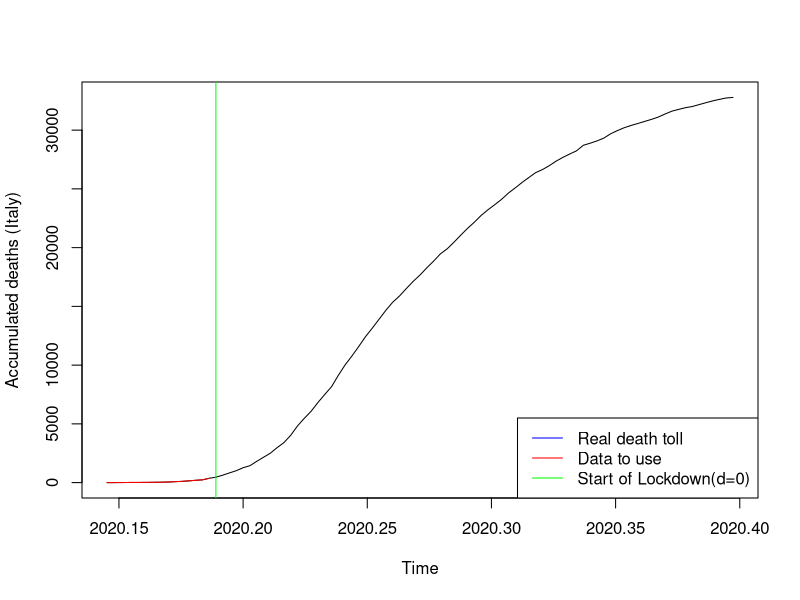
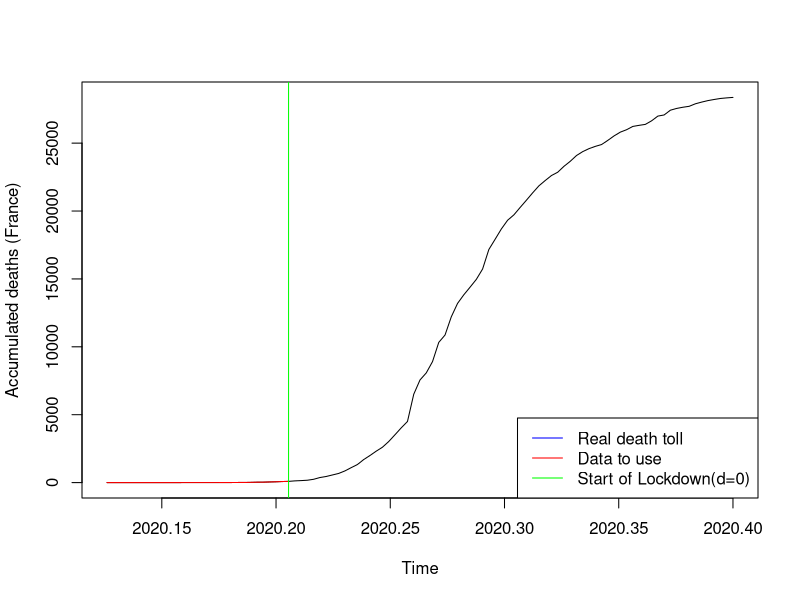
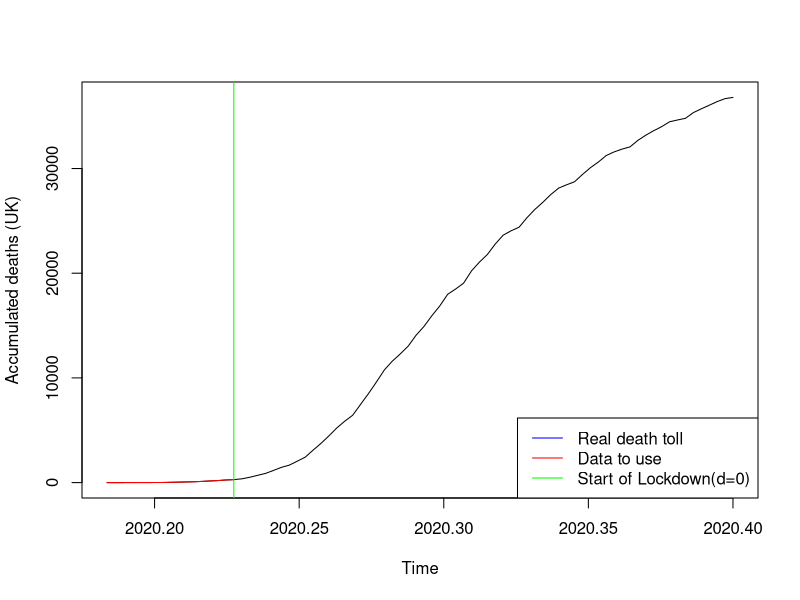
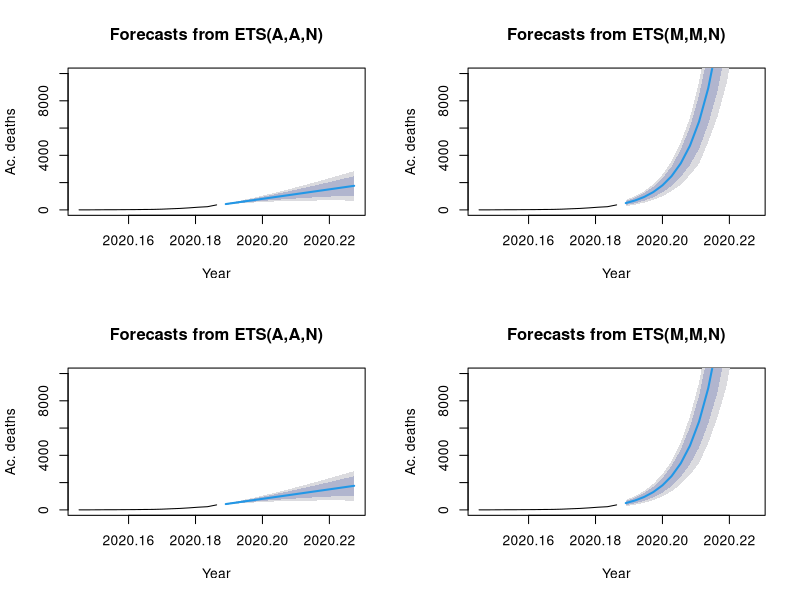
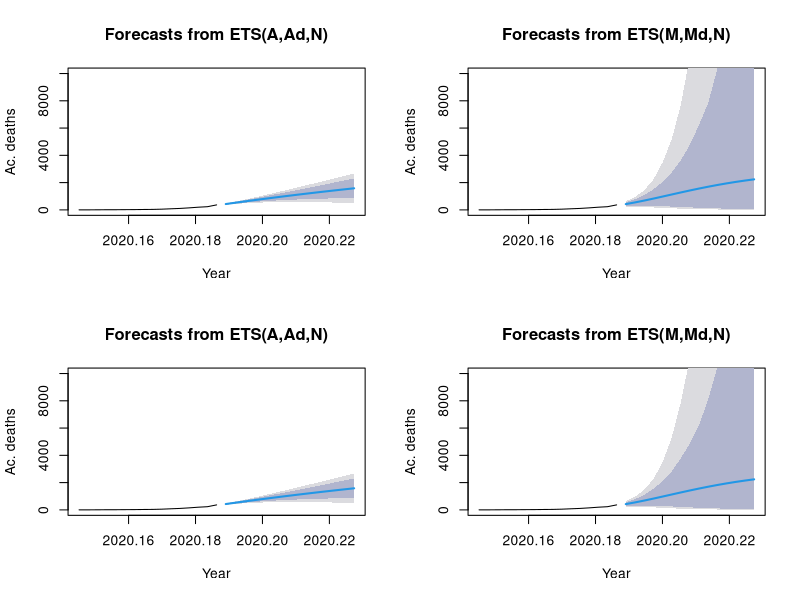
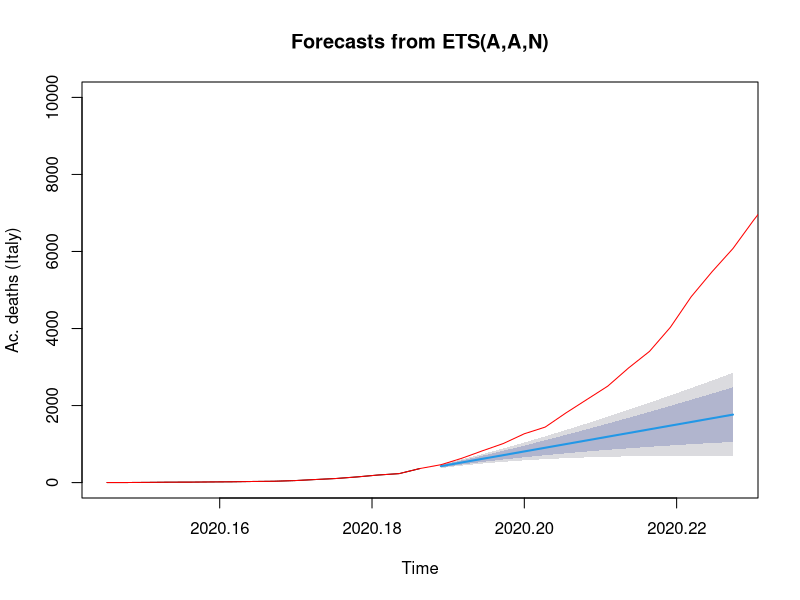
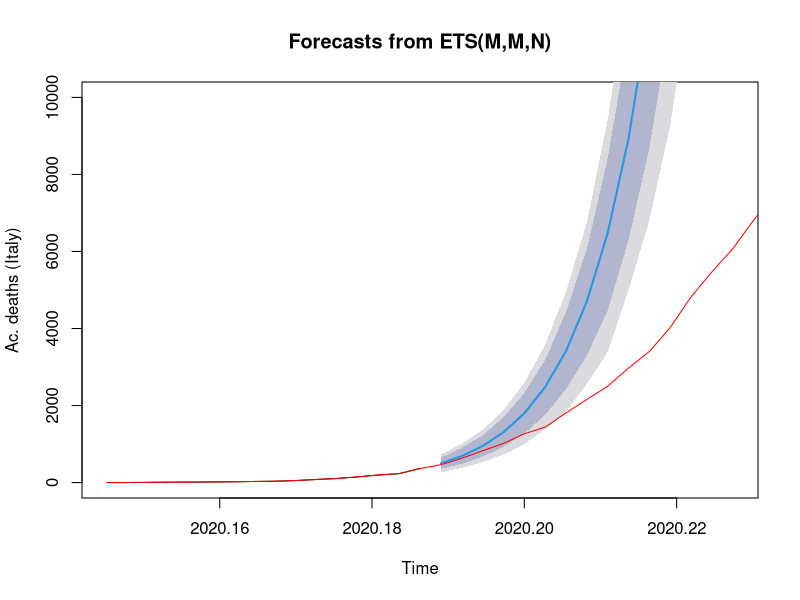
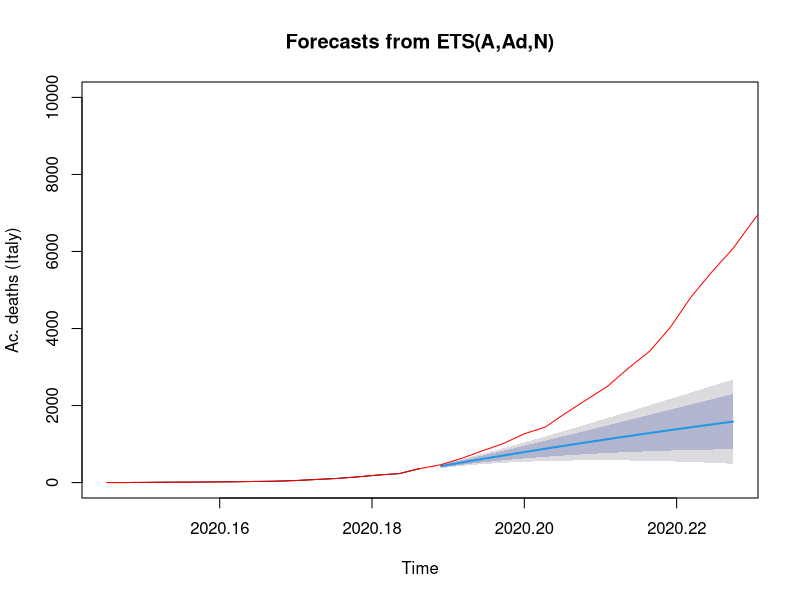

Reproduce these figures in R, in order. (Note: this script raises an error after producing the figures.)
## ---- chunk 1
echo=FALSE
covid_data <- read.csv("COVID_data_v3.csv", header=TRUE, sep=",")
#ProjectData <- data.matrix(ProjectData) 
#ProjectData_INITIAL <- ProjectData

t0_IT=2020+53/365 #day of first casualty
P=15 #predicted days
cIT2_0 <- ts((covid_data$Cdeaths_IT[54:69]),start=t0_IT, frequency=365) #t=0 @ day69. +14d #before it was starting at 45
cIT3 <- ts((covid_data$Cdeaths_IT[54:146]),start=t0_IT, frequency=365)

plot(cIT3, xlab="Time", ylab="Accumulated deaths (Italy)")
lines(cIT2_0, col="red")
abline(v=2020+69/365, col="green")
legend("bottomright", legend=c("Real death toll","Data to use", "Start of Lockdown(d=0)"), col=c("blue", "red","green"), lty=1)



#French Data
t0_FR <- 2020+46/365
cFRA2_0 <- ts(covid_data$Cdeaths_FRA[46:75],start=t0_FR, frequency=365) #t=0 @ day75, March 15th #before it was starting at 45
cFRA3 <- ts(covid_data$Cdeaths_FRA[46:146],start=t0_FR, frequency=365)

plot(cFRA3, xlab="Time", ylab="Accumulated deaths (France)")
lines(cFRA2_0, col="red")
abline(v=2020+75/365, col="green")
legend("bottomright", legend=c("Real death toll","Data to use", "Start of Lockdown(d=0)"), col=c("blue", "red","green"), lty=1)


#UK Data

t0_UK=2020+67/365
cUK2_0 <- ts(covid_data$Cdeaths_UK[67:83],start=t0_UK, frequency=365) #t=0 @ day83. +0d
cUK3 <- ts(covid_data$Cdeaths_UK[67:146],start=t0_UK, frequency=365)

plot(cUK3, xlab="Time", ylab="Accumulated deaths (UK)")
lines(cUK2_0, col="red")
abline(v=2020+83/365, col="green")
legend("bottomright", legend=c("Real death toll","Data to use", "Start of Lockdown(d=0)"), col=c("blue", "red","green"), lty=1)


## ---- chunk 2
library(forecast)
#Italy
cIT2_0_AAN <- ets(cIT2_0, model="AAN", damped=FALSE)
cIT2_0_AAZ <- ets(cIT2_0, model="AAZ", damped=FALSE)
cIT2_0_MMN <- ets(cIT2_0, model="MMN", damped=FALSE)
cIT2_0_MMZ <- ets(cIT2_0, model="MMZ", damped=FALSE)

cIT2_0_AAND <- ets(cIT2_0, model="AAN", damped=TRUE)
cIT2_0_AAZD <- ets(cIT2_0, model="AAZ", damped=TRUE)
cIT2_0_MMND <- ets(cIT2_0, model="MMN", damped=TRUE)
cIT2_0_MMZD <- ets(cIT2_0, model="MMZ", damped=TRUE)


# Create their prediction "cones" for 360 months (30 years) into the future with quintile confidence intervals
cIT2_0_AAN_pred <- forecast(cIT2_0_AAN, h=P, level=c(0.8, 0.95))
cIT2_0_AAZ_pred <- forecast(cIT2_0_AAZ, h=P, level=c(0.8, 0.95))
cIT2_0_MMN_pred <- forecast(cIT2_0_MMN, h=P, level=c(0.8, 0.95))
cIT2_0_MMZ_pred <- forecast(cIT2_0_MMZ, h=P, level=c(0.8, 0.95))

cIT2_0_AAND_pred <- forecast(cIT2_0_AAND, h=P, level=c(0.8, 0.95))
cIT2_0_AAZD_pred <- forecast(cIT2_0_AAZD, h=P, level=c(0.8, 0.95))
cIT2_0_MMND_pred <- forecast(cIT2_0_MMND, h=P, level=c(0.8, 0.95))
cIT2_0_MMZD_pred <- forecast(cIT2_0_MMZD, h=P, level=c(0.8, 0.95))

cIT2_0_tbats <- tbats(cIT2_0)
cIT2_0_tbats_pred <-forecast(cIT2_0_tbats, h=30, level=c(0.8, 0.95))

cIT2_0_ARIMA <- auto.arima(cIT2_0,seasonal=FALSE)
cIT2_0_ARIMA_pred <- forecast(cIT2_0_ARIMA,P)

par(mfrow=c(2,2)) # This command sets the plot window to show 1 row of 4 plots
plot(cIT2_0_AAN_pred, xlab="Year", ylab="Ac. deaths", ylim=c(0,10000))
plot(cIT2_0_MMN_pred, xlab="Year", ylab="Ac. deaths", ylim=c(0,10000))
plot(cIT2_0_AAZ_pred, xlab="Year", ylab="Ac. deaths", ylim=c(0,10000))
plot(cIT2_0_MMZ_pred, xlab="Year", ylab="Ac. deaths", ylim=c(0,10000))

par(mfrow=c(2,2)) # This command sets the plot window to show 1 row of 4 plots
plot(cIT2_0_AAND_pred, xlab="Year", ylab="Ac. deaths", ylim=c(0,10000))
plot(cIT2_0_MMND_pred, xlab="Year", ylab="Ac. deaths", ylim=c(0,10000))
plot(cIT2_0_AAZD_pred, xlab="Year", ylab="Ac. deaths", ylim=c(0,10000))
plot(cIT2_0_MMZD_pred, xlab="Year", ylab="Ac. deaths", ylim=c(0,10000))

par(mfrow=c(1,1)) # This command sets the plot window to show 1 row of 1 plots
plot(cIT2_0_AAN_pred, xlab="Time", ylab="Ac. deaths (Italy)", ylim=c(0,10000))
lines(cIT3, col="red")

par(mfrow=c(1,1)) # This command sets the plot window to show 1 row of 1 plots
plot(cIT2_0_MMN_pred, xlab="Time", ylab="Ac. deaths (Italy)", ylim=c(0,10000))
lines(cIT3, col="red")

par(mfrow=c(1,1)) # This command sets the plot window to show 1 row of 1 plots
plot(cIT2_0_AAND_pred, xlab="Time", ylab="Ac. deaths (Italy)", ylim=c(0,10000))
lines(cIT3, col="red")

par(mfrow=c(1,1)) # This command sets the plot window to show 1 row of 1 plots
plot(cIT2_0_MMND_pred, xlab="Time", ylab="Ac. deaths (Italy)", ylim=c(0,10000))
lines(cIT3, col="red")

par(mfrow=c(1,1)) # This command sets the plot window to show 1 row of 1 plots
plot(cIT2_0_tbats_pred, xlab="Time", ylab="Ac. deaths (Italy)")
lines(cIT3, col="red")

par(mfrow=c(1,1)) # This command sets the plot window to show 1 row of 1 plots
plot(cIT2_0_ARIMA_pred, xlab="Time", ylab="Ac. deaths (Italy)")
lines(cIT3, col="red")


## ---- chunk 3

###
### Comparing models -- Time series Cross Validation (Rolling Horizon Holdout)
###

f_AANF  <- function(y, h) forecast(ets(y, model="AAN"), h = h)
errors_AANF <- tsCV(cIT2_0, f_AANF, h=1, window=15)

f_MMNF<- function(y, h) forecast(ets(y, model="MMN"), h = h)
errors_MMNF <- tsCV(cIT2_0, f_MMNF, h=1, window=15)

f_AAND  <- function(y, h) forecast(ets(y, model="AAN", damped=TRUE), h = h)
errors_AAND <- tsCV(cIT2_0, f_AAND, h=1, window=15)

f_MMND  <- function(y, h) forecast(ets(y, model="MMN", damped=TRUE), h = h)
errors_MMND <- tsCV(cIT2_0, f_MMND, h=1, window=15)

f_TBATS  <- function(y, h) forecast(tbats(y), h = h)
errors_TBATS <- tsCV(cIT2_0, f_TBATS, h=1, window=15)

f_ARIMA  <- function(y, h) forecast(auto.arima(y), h = h)
errors_ARIMA <- tsCV(cIT2_0, f_ARIMA, h=1, window=15)


#par(mfrow=c(1,1)) 
#plot(errors_AANF, ylab='tsCV errors')
#abline(0,0)
#lines(errors_MMNF, col="red")
#lines(errors_AAND, col="green")
#lines(errors_MMND, col="blue")
#lines(errors_TBATS, col="grey")
#lines(errors_ARIMA, col="orange")
#legend("left", legend=c("CV_error_AANF", "CV_error_MMNF","CV_error_AAND","CV_error_MMND", "CV_error_TBATS", "CV_error_ARIMA"), #col=c("black", "red", "green", "blue", "grey", "orange"), lty=1:4)

mean(abs(errors_AANF/cIT2_0), na.rm=TRUE)*100
mean(abs(errors_MMNF/cIT2_0), na.rm=TRUE)*100
mean(abs(errors_AAND/cIT2_0), na.rm=TRUE)*100
mean(abs(errors_MMND/cIT2_0), na.rm=TRUE)*100
mean(abs(errors_TBATS/cIT2_0), na.rm=TRUE)*100
mean(abs(errors_ARIMA/cIT2_0), na.rm=TRUE)*100

## ---- chunk 4
par(mfrow=c(1,1)) # This command sets the plot window to show 1 row of 1 plots
plot(cIT2_0_MMN_pred, xlab="Time", ylab="Ac. deaths (Italy)", ylim=c(0,10000))
lines(cIT3, col="red")
## ---- chunk 5
library(forecast)
#Italy
cFRA2_0_AAN <- ets(cFRA2_0, model="AAN", damped=FALSE)
cFRA2_0_AAZ <- ets(cFRA2_0, model="AAZ", damped=FALSE)
cFRA2_0_MMN <- ets(cFRA2_0, model="MMN", damped=FALSE)
cFRA2_0_MMZ <- ets(cFRA2_0, model="MMZ", damped=FALSE)

cFRA2_0_AAND <- ets(cFRA2_0, model="AAN", damped=TRUE)
cFRA2_0_AAZD <- ets(cFRA2_0, model="AAZ", damped=TRUE)
cFRA2_0_MMND <- ets(cFRA2_0, model="MMN", damped=TRUE)
cFRA2_0_MMZD <- ets(cFRA2_0, model="MMZ", damped=TRUE)


# Create their prediction "cones" for 360 months (30 years) into the future with quintile confidence intervals
cFRA2_0_AAN_pred <- forecast(cFRA2_0_AAN, h=P, level=c(0.8, 0.95))
cFRA2_0_AAZ_pred <- forecast(cFRA2_0_AAZ, h=P, level=c(0.8, 0.95))
cFRA2_0_MMN_pred <- forecast(cFRA2_0_MMN, h=P, level=c(0.8, 0.95))
cFRA2_0_MMZ_pred <- forecast(cFRA2_0_MMZ, h=P, level=c(0.8, 0.95))

cFRA2_0_AAND_pred <- forecast(cFRA2_0_AAND, h=P, level=c(0.8, 0.95))
cFRA2_0_AAZD_pred <- forecast(cFRA2_0_AAZD, h=P, level=c(0.8, 0.95))
cFRA2_0_MMND_pred <- forecast(cFRA2_0_MMND, h=P, level=c(0.8, 0.95))
cFRA2_0_MMZD_pred <- forecast(cFRA2_0_MMZD, h=P, level=c(0.8, 0.95))

cFRA2_0_tbats <- tbats(cFRA2_0)
cFRA2_0_tbats_pred <-forecast(cFRA2_0_tbats, h=30, level=c(0.8, 0.95))

cFRA2_0_ARIMA <- auto.arima(cFRA2_0,seasonal=FALSE)
cFRA2_0_ARIMA_pred <- forecast(cFRA2_0_ARIMA,P)


par(mfrow=c(1,1)) # This command sets the plot window to show 1 row of 1 plots
plot(cFRA2_0_AAN_pred, xlab="Time", ylab="Ac. deaths (FR)", ylim=c(0,10000))
lines(cFRA3, col="red")

par(mfrow=c(1,1)) # This command sets the plot window to show 1 row of 1 plots
plot(cFRA2_0_MMN_pred, xlab="Time", ylab="Ac. deaths (FR)", ylim=c(0,10000))
lines(cFRA3, col="red")

par(mfrow=c(1,1)) # This command sets the plot window to show 1 row of 1 plots
plot(cFRA2_0_AAND_pred, xlab="Time", ylab="Ac. deaths (FR)", ylim=c(0,10000))
lines(cFRA3, col="red")

par(mfrow=c(1,1)) # This command sets the plot window to show 1 row of 1 plots
plot(cFRA2_0_MMND_pred, xlab="Time", ylab="Ac. deaths (FR)", ylim=c(0,10000))
lines(cFRA3, col="red")

par(mfrow=c(1,1)) # This command sets the plot window to show 1 row of 1 plots
plot(cFRA2_0_tbats_pred, xlab="Time", ylab="Ac. deaths (FR)")
lines(cFRA3, col="red")

par(mfrow=c(1,1)) # This command sets the plot window to show 1 row of 1 plots
plot(cFRA2_0_ARIMA_pred, xlab="Time", ylab="Ac. deaths (FR)")
lines(cFRA3, col="red")


## ---- chunk 6

###
### Comparing models -- Time series Cross Validation (Rolling Horizon Holdout)
###

f_AANF  <- function(y, h) forecast(ets(y, model="AAN"), h = h)
errors_AANF <- tsCV(cFRA2_0, f_AANF, h=1, window=15)

f_MMNF<- function(y, h) forecast(ets(y, model="MMN"), h = h)
errors_MMNF <- tsCV(cFRA2_0, f_MMNF, h=1, window=15)

f_AAND  <- function(y, h) forecast(ets(y, model="AAN", damped=TRUE), h = h)
errors_AAND <- tsCV(cFRA2_0, f_AAND, h=1, window=15)

f_MMND  <- function(y, h) forecast(ets(y, model="MMN", damped=TRUE), h = h)
errors_MMND <- tsCV(cFRA2_0, f_MMND, h=1, window=15)

f_TBATS  <- function(y, h) forecast(tbats(y), h = h)
errors_TBATS <- tsCV(cFRA2_0, f_TBATS, h=1, window=15)

f_ARIMA  <- function(y, h) forecast(auto.arima(y), h = h)
errors_ARIMA <- tsCV(cFRA2_0, f_ARIMA, h=1, window=15)


#par(mfrow=c(1,1)) 
#plot(errors_AANF, ylab='tsCV errors')
#abline(0,0)
#lines(errors_MMNF, col="red")
#lines(errors_AAND, col="green")
#lines(errors_MMND, col="blue")
#lines(errors_TBATS, col="grey")
#lines(errors_ARIMA, col="orange")
#legend("left", legend=c("CV_error_AANF", "CV_error_MMNF","CV_error_AAND","CV_error_MMND", "CV_error_TBATS", "CV_error_ARIMA"), #col=c("black", "red", "green", "blue", "grey", "orange"), lty=1:4)

mean(abs(errors_AANF/cFRA2_0), na.rm=TRUE)*100
mean(abs(errors_MMNF/cFRA2_0), na.rm=TRUE)*100
mean(abs(errors_AAND/cFRA2_0), na.rm=TRUE)*100
mean(abs(errors_MMND/cFRA2_0), na.rm=TRUE)*100
mean(abs(errors_TBATS/cFRA2_0), na.rm=TRUE)*100
mean(abs(errors_ARIMA/cFRA2_0), na.rm=TRUE)*100

## ---- chunk 7
par(mfrow=c(1,1)) # This command sets the plot window to show 1 row of 1 plots
plot(cFRA2_0_tbats_pred, xlab="Time", ylab="Ac. deaths (FR)", ylim=c(0,10000))
lines(cFRA3, col="red")
## ---- chunk 8
library(forecast)
#Italy
cUK2_0_AAN <- ets(cUK2_0, model="AAN", damped=FALSE)
cUK2_0_AAZ <- ets(cUK2_0, model="AAZ", damped=FALSE)
cUK2_0_MMN <- ets(cUK2_0, model="MMN", damped=FALSE)
cUK2_0_MMZ <- ets(cUK2_0, model="MMZ", damped=FALSE)

cUK2_0_AAND <- ets(cUK2_0, model="AAN", damped=TRUE)
cUK2_0_AAZD <- ets(cUK2_0, model="AAZ", damped=TRUE)
cUK2_0_MMND <- ets(cUK2_0, model="MMN", damped=TRUE)
cUK2_0_MMZD <- ets(cUK2_0, model="MMZ", damped=TRUE)


# Create their prediction "cones" for 360 months (30 years) into the future with quintile confidence intervals
cUK2_0_AAN_pred <- forecast(cUK2_0_AAN, h=P, level=c(0.8, 0.95))
cUK2_0_AAZ_pred <- forecast(cUK2_0_AAZ, h=P, level=c(0.8, 0.95))
cUK2_0_MMN_pred <- forecast(cUK2_0_MMN, h=P, level=c(0.8, 0.95))
cUK2_0_MMZ_pred <- forecast(cUK2_0_MMZ, h=P, level=c(0.8, 0.95))

cUK2_0_AAND_pred <- forecast(cUK2_0_AAND, h=P, level=c(0.8, 0.95))
cUK2_0_AAZD_pred <- forecast(cUK2_0_AAZD, h=P, level=c(0.8, 0.95))
cUK2_0_MMND_pred <- forecast(cUK2_0_MMND, h=P, level=c(0.8, 0.95))
cUK2_0_MMZD_pred <- forecast(cUK2_0_MMZD, h=P, level=c(0.8, 0.95))

cUK2_0_tbats <- tbats(cUK2_0)
cUK2_0_tbats_pred <-forecast(cUK2_0_tbats, h=30, level=c(0.8, 0.95))

cUK2_0_ARIMA <- auto.arima(cUK2_0,seasonal=FALSE)
cUK2_0_ARIMA_pred <- forecast(cUK2_0_ARIMA,P)

#par(mfrow=c(2,2)) # This command sets the plot window to show 1 row of 4 plots
#plot(cUK2_0_AAN_pred, xlab="Year", ylab="Ac. deaths", ylim=c(0,10000))
#plot(cUK2_0_MMN_pred, xlab="Year", ylab="Ac. deaths", ylim=c(0,10000))
#plot(cUK2_0_AAZ_pred, xlab="Year", ylab="Ac. deaths", ylim=c(0,10000))
#plot(cUK2_0_MMZ_pred, xlab="Year", ylab="Ac. deaths", ylim=c(0,10000))

#par(mfrow=c(2,2)) # This command sets the plot window to show 1 row of 4 plots
#plot(cUK2_0_AAND_pred, xlab="Year", ylab="Ac. deaths", ylim=c(0,10000))
#plot(cUK2_0_MMND_pred, xlab="Year", ylab="Ac. deaths", ylim=c(0,10000))
#plot(cUK2_0_AAZD_pred, xlab="Year", ylab="Ac. deaths", ylim=c(0,10000))
#plot(cUK2_0_MMZD_pred, xlab="Year", ylab="Ac. deaths", ylim=c(0,10000))

par(mfrow=c(1,1)) # This command sets the plot window to show 1 row of 1 plots
plot(cUK2_0_AAN_pred, xlab="Time", ylab="Ac. deaths (UK)", ylim=c(0,10000))
lines(cUK3, col="red")

par(mfrow=c(1,1)) # This command sets the plot window to show 1 row of 1 plots
plot(cUK2_0_MMN_pred, xlab="Time", ylab="Ac. deaths (UK)", ylim=c(0,10000))
lines(cUK3, col="red")

par(mfrow=c(1,1)) # This command sets the plot window to show 1 row of 1 plots
plot(cUK2_0_AAND_pred, xlab="Time", ylab="Ac. deaths (UK)", ylim=c(0,10000))
lines(cUK3, col="red")

par(mfrow=c(1,1)) # This command sets the plot window to show 1 row of 1 plots
plot(cUK2_0_MMND_pred, xlab="Time", ylab="Ac. deaths (UK)", ylim=c(0,10000))
lines(cUK3, col="red")

par(mfrow=c(1,1)) # This command sets the plot window to show 1 row of 1 plots
plot(cUK2_0_tbats_pred, xlab="Time", ylab="Ac. deaths (UK)")
lines(cUK3, col="red")

par(mfrow=c(1,1)) # This command sets the plot window to show 1 row of 1 plots
plot(cUK2_0_ARIMA_pred, xlab="Time", ylab="Ac. deaths (UK)")
lines(cUK3, col="red")


## ---- chunk 9

###
### Comparing models -- Time series Cross Validation (Rolling Horizon Holdout)
###

f_AANF  <- function(y, h) forecast(ets(y, model="AAN"), h = h)
errors_AANF <- tsCV(cUK2_0, f_AANF, h=1, window=15)

f_MMNF<- function(y, h) forecast(ets(y, model="MMN"), h = h)
errors_MMNF <- tsCV(cUK2_0, f_MMNF, h=1, window=15)

f_AAND  <- function(y, h) forecast(ets(y, model="AAN", damped=TRUE), h = h)
errors_AAND <- tsCV(cUK2_0, f_AAND, h=1, window=15)

f_MMND  <- function(y, h) forecast(ets(y, model="MMN", damped=TRUE), h = h)
errors_MMND <- tsCV(cUK2_0, f_MMND, h=1, window=15)

f_TBATS  <- function(y, h) forecast(tbats(y), h = h)
errors_TBATS <- tsCV(cUK2_0, f_TBATS, h=1, window=15)

f_ARIMA  <- function(y, h) forecast(auto.arima(y), h = h)
errors_ARIMA <- tsCV(cUK2_0, f_ARIMA, h=1, window=15)


#par(mfrow=c(1,1)) 
#plot(errors_AANF, ylab='tsCV errors')
#abline(0,0)
#lines(errors_MMNF, col="red")
#lines(errors_AAND, col="green")
#lines(errors_MMND, col="blue")
#lines(errors_TBATS, col="grey")
#lines(errors_ARIMA, col="orange")
#legend("left", legend=c("CV_error_AANF", "CV_error_MMNF","CV_error_AAND","CV_error_MMND", "CV_error_TBATS", "CV_error_ARIMA"), #col=c("black", "red", "green", "blue", "grey", "orange"), lty=1:4)

mean(abs(errors_AANF/cUK2_0), na.rm=TRUE)*100
mean(abs(errors_MMNF/cUK2_0), na.rm=TRUE)*100
mean(abs(errors_AAND/cUK2_0), na.rm=TRUE)*100
mean(abs(errors_MMND/cUK2_0), na.rm=TRUE)*100
mean(abs(errors_TBATS/cUK2_0), na.rm=TRUE)*100
mean(abs(errors_ARIMA/cUK2_0), na.rm=TRUE)*100

## ---- chunk 10
par(mfrow=c(1,1)) # This command sets the plot window to show 1 row of 1 plots
plot(cUK2_0_tbats_pred, xlab="Time", ylab="Ac. deaths (UK)", ylim=c(0,10000))
lines(cUK3, col="red")
## ---- chunk 11
library(forecast)

#covid_data<-read.csv(file.choose(), header=TRUE, sep=",")

t0=2020+53/365
P=15 #predicted days
cIT <- ts(covid_data$Cdeaths_IT,start=0, frequency=1)
cIT_14 <- ts(log(covid_data$Cdeaths_IT[54:83]),start=t0, frequency=365) #t=0 @ day69. +14d #before it was starting at 45
cIT_F <- ts(log(covid_data$Cdeaths_IT[54:148]),start=t0, frequency=365)   # a supprimer 

plot(cIT_F)
lines(cIT_14, col="red")

cIT_14_AAN <- ets(cIT_14, model="AAN", damped=FALSE)
cIT_14_AAZ <- ets(cIT_14, model="AAZ", damped=FALSE)
cIT_14_MMN <- ets(cIT_14, model="MMN", damped=FALSE)
cIT_14_MMZ <- ets(cIT_14, model="MMZ", damped=FALSE)

cIT_14_AAND <- ets(cIT_14, model="AAN", damped=TRUE)
cIT_14_AAZD <- ets(cIT_14, model="AAZ", damped=TRUE)
cIT_14_MMND <- ets(cIT_14, model="MMN", damped=TRUE)
cIT_14_MMZD <- ets(cIT_14, model="MMZ", damped=TRUE)

# Create their prediction "cones" for 360 months (30 years) into the future with quintile confidence intervals
cIT_14_AAN_pred <- forecast(cIT_14_AAN, h=30, level=c(0.8, 0.95))
cIT_14_AAZ_pred <- forecast(cIT_14_AAZ, h=30, level=c(0.8, 0.95))
cIT_14_MMN_pred <- forecast(cIT_14_MMN, h=30, level=c(0.8, 0.95))
cIT_14_MMZ_pred <- forecast(cIT_14_MMZ, h=30, level=c(0.8, 0.95))

cIT_14_AAND_pred <- forecast(cIT_14_AAND, h=30, level=c(0.8, 0.95))
cIT_14_AAZD_pred <- forecast(cIT_14_AAZD, h=30, level=c(0.8, 0.95))
cIT_14_MMND_pred <- forecast(cIT_14_MMND, h=30, level=c(0.8, 0.95))
cIT_14_MMZD_pred <- forecast(cIT_14_MMZD, h=30, level=c(0.8, 0.95))

cIT_14_tbats <- tbats(cIT_14)
cIT_14_tbats_pred <-forecast(cIT_14_tbats, h=30, level=c(0.8, 0.95))
par(mfrow=c(1,1))
plot(cIT_14_tbats_pred, xlab="Year", ylab="Predicted Electric Rate")
lines(cIT_F, col="red")

cIT_14_ARIMA <- auto.arima(cIT_14,seasonal=FALSE)
cIT_14_ARIMA_pred <- forecast(cIT_14_ARIMA,30)
plot(cIT_14_ARIMA_pred)
lines(cIT_F, col="red")

par(mfrow=c(2,3)) # This command sets the plot window to show 1 row of 4 plots
plot(cIT_14_AAN_pred, xlab="Year", ylab="Acummulated deaths", ylim=c(0,100))
lines(cIT_F, col="red")
plot(cIT_14_MMN_pred, xlab="Year", ylab="Acummulated deaths", ylim=c(0,100))
lines(cIT_F, col="red")
plot(cIT_14_AAND_pred, xlab="Year", ylab="Acummulated deaths", ylim=c(0,100))
lines(cIT_F, col="red")
plot(cIT_14_MMND_pred, xlab="Year", ylab="Acummulated deaths", ylim=c(0,100))
lines(cIT_F, col="red")
plot(cIT_14_tbats_pred, xlab="Year", ylab="Predicted Electric Rate", ylim=c(0,100))
lines(cIT_F, col="red")
plot(cIT_14_ARIMA_pred, ylim=c(0,100))
lines(cIT_F, col="red")

###
### Comparing models -- Time series Cross Validation (Rolling Horizon Holdout)
###

f_AANF  <- function(y, h) forecast(ets(y, model="AAN"), h = h)
errors_AANF <- tsCV(cIT_14, f_AANF, h=1, window=15)

f_MMNF<- function(y, h) forecast(ets(y, model="MMN"), h = h)
errors_MMNF <- tsCV(cIT_14, f_MMNF, h=1, window=15)

f_AAND  <- function(y, h) forecast(ets(y, model="AAN", damped=TRUE), h = h)
errors_AAND <- tsCV(cIT_14, f_AAND, h=1, window=15)

f_MMND  <- function(y, h) forecast(ets(y, model="MMN", damped=TRUE), h = h)
errors_MMND <- tsCV(cIT_14, f_MMND, h=1, window=15)

f_TBATS  <- function(y, h) forecast(tbats(y), h = h)
errors_TBATS <- tsCV(cIT_14, f_TBATS, h=1, window=15)

f_ARIMA  <- function(y, h) forecast(auto.arima(y), h = h)
errors_ARIMA <- tsCV(cIT_14, f_ARIMA, h=1, window=15)


par(mfrow=c(1,1)) 
plot(errors_AANF, ylab='tsCV errors')
abline(0,0)
lines(errors_MMNF, col="red")
lines(errors_AAND, col="green")
lines(errors_MMND, col="blue")
lines(errors_TBATS, col="grey")
lines(errors_ARIMA, col="orange")
legend("left", legend=c("CV_error_AANF", "CV_error_MMNF","CV_error_AAND","CV_error_MMND", "CV_error_TBATS", "CV_error_ARIMA"), col=c("black", "red", "green", "blue", "grey", "orange"), lty=1:4)

mean(abs(errors_AANF/cIT_14), na.rm=TRUE)*100
mean(abs(errors_MMNF/cIT_14), na.rm=TRUE)*100
mean(abs(errors_AAND/cIT_14), na.rm=TRUE)*100
mean(abs(errors_MMND/cIT_14), na.rm=TRUE)*100
mean(abs(errors_TBATS/cIT_14), na.rm=TRUE)*100
mean(abs(errors_ARIMA/cIT_14), na.rm=TRUE)*100

# Print the mean and confidence intervals for the MMZ model
cIT_14_MMN_pred

# Export the results out
write.csv(cIT_14_MMN_pred, file = "IT no lockdown+14d (AAND) incl(ARIMA).csv") # export the selected model's predictions into a CSV file

#expfore<-exp(cIT_14_ARIMA_pred$forecast)
par(mfrow=c(1,1)) # This command sets the plot window to show 1 row of 4 plots
plot(cIT_14_AAND_pred, xlab="Year", ylab="log(Acummulated deaths)", ylim=c(0,20))
lines(cIT_F, col="red")
abline(v=2020+69/365, col="green")
legend("left", legend=c("Best fitted model","Real death toll", "Start of Lockdown"), col=c("blue", "red","green"), lty=1)



## ---- chunk 12
library(forecast)

####################
###ITALY ANALYSIS###
####################

#covid_data<-read.csv(file.choose(), header=TRUE, sep=",")

t0=2020+53/365
P=15 #predicted days
#FRA <- ts(covid_data$deaths_IT,start=0, frequency=1)
cIT <- ts(covid_data$Cdeaths_IT,start=0, frequency=1)
cIT_14 <- ts(covid_data$Cdeaths_IT[54:83],start=t0, frequency=365) #t=0 @ day69. +14d #before it was starting at 45
cIT_F <- ts(covid_data$Cdeaths_IT[54:148],start=t0, frequency=365)   # a supprimer 

plot(cIT_F)
lines(cIT_14, col="red")

cIT_14_AAN <- ets(cIT_14, model="AAN", damped=FALSE)
cIT_14_AAZ <- ets(cIT_14, model="AAZ", damped=FALSE)
cIT_14_MMN <- ets(cIT_14, model="MMN", damped=FALSE)
cIT_14_MMZ <- ets(cIT_14, model="MMZ", damped=FALSE)

cIT_14_AAND <- ets(cIT_14, model="AAN", damped=TRUE)
cIT_14_AAZD <- ets(cIT_14, model="AAZ", damped=TRUE)
cIT_14_MMND <- ets(cIT_14, model="MMN", damped=TRUE)
cIT_14_MMZD <- ets(cIT_14, model="MMZ", damped=TRUE)

# Create their prediction "cones" for 360 months (30 years) into the future with quintile confidence intervals
cIT_14_AAN_pred <- forecast(cIT_14_AAN, h=30, level=c(0.8, 0.95))
cIT_14_AAZ_pred <- forecast(cIT_14_AAZ, h=30, level=c(0.8, 0.95))
cIT_14_MMN_pred <- forecast(cIT_14_MMN, h=30, level=c(0.8, 0.95))
cIT_14_MMZ_pred <- forecast(cIT_14_MMZ, h=30, level=c(0.8, 0.95))

cIT_14_AAND_pred <- forecast(cIT_14_AAND, h=30, level=c(0.8, 0.95))
cIT_14_AAZD_pred <- forecast(cIT_14_AAZD, h=30, level=c(0.8, 0.95))
cIT_14_MMND_pred <- forecast(cIT_14_MMND, h=30, level=c(0.8, 0.95))
cIT_14_MMZD_pred <- forecast(cIT_14_MMZD, h=30, level=c(0.8, 0.95))

cIT_14_tbats <- tbats(cIT_14)
cIT_14_tbats_pred <-forecast(cIT_14_tbats, h=30, level=c(0.8, 0.95))
par(mfrow=c(1,1))

cIT_14_ARIMA <- auto.arima(cIT_14,seasonal=FALSE)
cIT_14_ARIMA_pred <- forecast(cIT_14_ARIMA,30)

par(mfrow=c(3,2)) # This command sets the plot window to show 1 row of 4 plots
plot(cIT_14_AAN_pred, xlab="Year", ylab="Acummulated deaths", ylim=c(0,100000))
lines(cIT_F, col="red")
plot(cIT_14_MMN_pred, xlab="Year", ylab="Acummulated deaths", ylim=c(0,100000))
lines(cIT_F, col="red")
plot(cIT_14_AAND_pred, xlab="Year", ylab="Acummulated deaths", ylim=c(0,100000))
lines(cIT_F, col="red")
plot(cIT_14_MMND_pred, xlab="Year", ylab="Acummulated deaths", ylim=c(0,100000))
lines(cIT_F, col="red")
plot(cIT_14_tbats_pred, xlab="Year", ylab="Predicted Electric Rate", ylim=c(0,100000))
lines(cIT_F, col="red")
plot(cIT_14_ARIMA_pred, ylim=c(0,100000))
lines(cIT_F, col="red")

###
### Comparing models -- Time series Cross Validation (Rolling Horizon Holdout)
###

f_AANF  <- function(y, h) forecast(ets(y, model="AAN"), h = h)
errors_AANF <- tsCV(cIT_14, f_AANF, h=1, window=15)

f_MMNF<- function(y, h) forecast(ets(y, model="MMN"), h = h)
errors_MMNF <- tsCV(cIT_14, f_MMNF, h=1, window=15)

f_AAND  <- function(y, h) forecast(ets(y, model="AAN", damped=TRUE), h = h)
errors_AAND <- tsCV(cIT_14, f_AAND, h=1, window=15)

f_MMND  <- function(y, h) forecast(ets(y, model="MMN", damped=TRUE), h = h)
errors_MMND <- tsCV(cIT_14, f_MMND, h=1, window=15)

f_TBATS  <- function(y, h) forecast(tbats(y), h = h)
errors_TBATS <- tsCV(cIT_14, f_TBATS, h=1, window=15)

f_ARIMA  <- function(y, h) forecast(auto.arima(y), h = h)
errors_ARIMA <- tsCV(cIT_14, f_ARIMA, h=1, window=15)


par(mfrow=c(1,1)) 
plot(errors_AANF, ylab='tsCV errors')
abline(0,0)
lines(errors_MMNF, col="red")
lines(errors_AAND, col="green")
lines(errors_MMND, col="blue")
lines(errors_TBATS, col="grey")
lines(errors_ARIMA, col="orange")
legend("left", legend=c("CV_error_AANF", "CV_error_MMNF","CV_error_AAND","CV_error_MMND", "CV_error_TBATS", "CV_error_ARIMA"), col=c("black", "red", "green", "blue", "grey", "orange"), lty=1:4)

mean(abs(errors_AANF/cIT_14), na.rm=TRUE)*100
mean(abs(errors_MMNF/cIT_14), na.rm=TRUE)*100
mean(abs(errors_AAND/cIT_14), na.rm=TRUE)*100
mean(abs(errors_MMND/cIT_14), na.rm=TRUE)*100
mean(abs(errors_TBATS/cIT_14), na.rm=TRUE)*100
mean(abs(errors_ARIMA/cIT_14), na.rm=TRUE)*100
## ---- chunk 13

# Print the mean and confidence intervals for the MMZ model
cIT_14_MMND_pred

# Export the results out
write.csv(cIT_14_MMND_pred, file = "IT no lockdown+14d (MMND) incl(ARIMA).csv") # export the selected model's predictions into a CSV file



## ---- chunk 14
#####################
###France ANALYSIS###
####################


t0=2020+53/365
#P=15 #predicted days, à supprimer? 
#cFRA <- ts(covid_data$Cdeaths_IT,start=0, frequency=1)
cFRA_14 <- ts(covid_data$Cdeaths_IT[58:89],start=t0, frequency=365) #t=0 @ day75. +14d 
cFRA_F <- ts(covid_data$Cdeaths_IT[58:148],start=t0, frequency=365)   # a supprimer?

plot(cFRA_F)
lines(cFRA_14, col="red")

cFRA_14_AAN <- ets(cFRA_14, model="AAN", damped=FALSE)
cFRA_14_AAZ <- ets(cFRA_14, model="AAZ", damped=FALSE)
cFRA_14_MMN <- ets(cFRA_14, model="MMN", damped=FALSE)
cFRA_14_MMZ <- ets(cFRA_14, model="MMZ", damped=FALSE)

cFRA_14_AAND <- ets(cFRA_14, model="AAN", damped=TRUE)
cFRA_14_AAZD <- ets(cFRA_14, model="AAZ", damped=TRUE)
cFRA_14_MMND <- ets(cFRA_14, model="MMN", damped=TRUE)
cFRA_14_MMZD <- ets(cFRA_14, model="MMZ", damped=TRUE)

# Create their prediction "cones" for 360 months (30 years) into the future with quintile confidence intervals
cFRA_14_AAN_pred <- forecast(cFRA_14_AAN, h=30, level=c(0.8, 0.95))
cFRA_14_AAZ_pred <- forecast(cFRA_14_AAZ, h=30, level=c(0.8, 0.95))
cFRA_14_MMN_pred <- forecast(cFRA_14_MMN, h=30, level=c(0.8, 0.95))
cFRA_14_MMZ_pred <- forecast(cFRA_14_MMZ, h=30, level=c(0.8, 0.95))

cFRA_14_AAND_pred <- forecast(cFRA_14_AAND, h=30, level=c(0.8, 0.95))
cFRA_14_AAZD_pred <- forecast(cFRA_14_AAZD, h=30, level=c(0.8, 0.95))
cFRA_14_MMND_pred <- forecast(cFRA_14_MMND, h=30, level=c(0.8, 0.95))
cFRA_14_MMZD_pred <- forecast(cFRA_14_MMZD, h=30, level=c(0.8, 0.95))

cFRA_14_tbats <- tbats(cFRA_14)
cFRA_14_tbats_pred <-forecast(cFRA_14_tbats, h=30, level=c(0.8, 0.95))
par(mfrow=c(1,1))
#plot(cFRA_14_tbats_pred, xlab="Year", ylab="Predicted Electric Rate")
#lines(cFRA_F, col="red")

cFRA_14_ARIMA <- auto.arima(cFRA_14,seasonal=FALSE)
cFRA_14_ARIMA_pred <- forecast(cFRA_14_ARIMA,30)
#plot(cFRA_14_ARIMA_pred)
#lines(cFRA_F, col="red")

par(mfrow=c(3,2)) # This command sets the plot window to show 1 row of 4 plots
plot(cFRA_14_AAN_pred, xlab="Year", ylab="Acummulated deaths", ylim=c(0,100000))
lines(cFRA_F, col="red")
plot(cFRA_14_MMN_pred, xlab="Year", ylab="Acummulated deaths", ylim=c(0,100000))
lines(cFRA_F, col="red")
plot(cFRA_14_AAND_pred, xlab="Year", ylab="Acummulated deaths", ylim=c(0,100000))
lines(cFRA_F, col="red")
plot(cFRA_14_MMND_pred, xlab="Year", ylab="Acummulated deaths", ylim=c(0,100000))
lines(cFRA_F, col="red")
plot(cFRA_14_tbats_pred, xlab="Year", ylab="Predicted Electric Rate", ylim=c(0,100000))
lines(cFRA_F, col="red")
plot(cFRA_14_ARIMA_pred, ylim=c(0,100000))
lines(cFRA_F, col="red")

###
### Comparing models -- Time series Cross Validation (Rolling Horizon Holdout)
###

f_AANF  <- function(y, h) forecast(ets(y, model="AAN"), h = h)
errors_AANF <- tsCV(cFRA_14, f_AANF, h=1, window=10)

f_MMNF<- function(y, h) forecast(ets(y, model="MMN"), h = h)
errors_MMNF <- tsCV(cFRA_14, f_MMNF, h=1, window=10)

f_AAND  <- function(y, h) forecast(ets(y, model="AAN", damped=TRUE), h = h)
errors_AAND <- tsCV(cFRA_14, f_AAND, h=1, window=10)

f_MMND  <- function(y, h) forecast(ets(y, model="MMN", damped=TRUE), h = h)
errors_MMND <- tsCV(cFRA_14, f_MMND, h=1, window=10)

f_TBATS  <- function(y, h) forecast(tbats(y), h = h)
errors_TBATS <- tsCV(cFRA_14, f_TBATS, h=1, window=10)

f_ARIMA  <- function(y, h) forecast(auto.arima(y), h = h)
errors_ARIMA <- tsCV(cFRA_14, f_ARIMA, h=1, window=10)


par(mfrow=c(1,1)) 
plot(errors_AANF, ylab='tsCV errors')
abline(0,0)
lines(errors_MMNF, col="red")
lines(errors_AAND, col="green")
lines(errors_MMND, col="blue")
lines(errors_TBATS, col="grey")
lines(errors_ARIMA, col="orange")
legend("left", legend=c("CV_error_AANF", "CV_error_MMNF","CV_error_AAND","CV_error_MMND", "CV_error_TBATS", "CV_error_ARIMA"), col=c("black", "red", "green", "blue", "grey", "orange"), lty=1:4)

mean(abs(errors_AANF/cFRA_14), na.rm=TRUE)*100
mean(abs(errors_MMNF/cFRA_14), na.rm=TRUE)*100
mean(abs(errors_AAND/cFRA_14), na.rm=TRUE)*100
mean(abs(errors_MMND/cFRA_14), na.rm=TRUE)*100
mean(abs(errors_TBATS/cFRA_14), na.rm=TRUE)*100
mean(abs(errors_ARIMA/cFRA_14), na.rm=TRUE)*100

## ---- chunk 15


# Print the mean and confidence intervals for the MMZ model
cFRA_14_TBATS_pred

# Export the results out
write.csv(cFRA_14_TBATS_pred, file = "FRA no lockdown+14d (MMND) incl(ARIMA).csv") # export the selected model's predictions into a CSV file


## ---- chunk 16
#######################
#####UK Analysis#######
#######################


t0=2020+53/365
#P=15 #predicted days, à supprimer? 
#cUK <- ts(covid_data$Cdeaths_IT,start=0, frequency=1)
cUK_14 <- ts(covid_data$Cdeaths_IT[68:98],start=t0, frequency=365) #t=0 @ day84. +14d 
cUK_F <- ts(covid_data$Cdeaths_IT[68:148],start=t0, frequency=365)   # a supprimer?

plot(cUK_F)
lines(cUK_14, col="red")

cUK_14_AAN <- ets(cUK_14, model="AAN", damped=FALSE)
cUK_14_AAZ <- ets(cUK_14, model="AAZ", damped=FALSE)
cUK_14_MMN <- ets(cUK_14, model="MMN", damped=FALSE)
cUK_14_MMZ <- ets(cUK_14, model="MMZ", damped=FALSE)

cUK_14_AAND <- ets(cUK_14, model="AAN", damped=TRUE)
cUK_14_AAZD <- ets(cUK_14, model="AAZ", damped=TRUE)
cUK_14_MMND <- ets(cUK_14, model="MMN", damped=TRUE)
cUK_14_MMZD <- ets(cUK_14, model="MMZ", damped=TRUE)

# Create their prediction "cones" for 360 months (30 years) into the future with quintile confidence intervals
cUK_14_AAN_pred <- forecast(cUK_14_AAN, h=30, level=c(0.8, 0.95))
cUK_14_AAZ_pred <- forecast(cUK_14_AAZ, h=30, level=c(0.8, 0.95))
cUK_14_MMN_pred <- forecast(cUK_14_MMN, h=30, level=c(0.8, 0.95))
cUK_14_MMZ_pred <- forecast(cUK_14_MMZ, h=30, level=c(0.8, 0.95))

cUK_14_AAND_pred <- forecast(cUK_14_AAND, h=30, level=c(0.8, 0.95))
cUK_14_AAZD_pred <- forecast(cUK_14_AAZD, h=30, level=c(0.8, 0.95))
cUK_14_MMND_pred <- forecast(cUK_14_MMND, h=30, level=c(0.8, 0.95))
cUK_14_MMZD_pred <- forecast(cUK_14_MMZD, h=30, level=c(0.8, 0.95))

cUK_14_tbats <- tbats(cUK_14)
cUK_14_tbats_pred <-forecast(cUK_14_tbats, h=30, level=c(0.8, 0.95))


cUK_14_ARIMA <- auto.arima(cUK_14,seasonal=FALSE)
cUK_14_ARIMA_pred <- forecast(cUK_14_ARIMA,30)


par(mfrow=c(3,2)) # This command sets the plot window to show 1 row of 4 plots
plot(cUK_14_AAN_pred, xlab="Year", ylab="Acummulated deaths", ylim=c(0,100000))
lines(cUK_F, col="red")
plot(cUK_14_MMN_pred, xlab="Year", ylab="Acummulated deaths", ylim=c(0,100000))
lines(cUK_F, col="red")
plot(cUK_14_AAND_pred, xlab="Year", ylab="Acummulated deaths", ylim=c(0,100000))
lines(cUK_F, col="red")
plot(cUK_14_MMND_pred, xlab="Year", ylab="Acummulated deaths", ylim=c(0,100000))
lines(cUK_F, col="red")
plot(cUK_14_tbats_pred, xlab="Year", ylab="Predicted Electric Rate", ylim=c(0,100000))
lines(cUK_F, col="red")
plot(cUK_14_ARIMA_pred, ylim=c(0,100000))
lines(cUK_F, col="red")

###
### Comparing models -- Time series Cross Validation (Rolling Horizon Holdout)
###

f_AANF  <- function(y, h) forecast(ets(y, model="AAN"), h = h)
errors_AANF <- tsCV(cUK_14, f_AANF, h=1, window=10)

f_MMNF<- function(y, h) forecast(ets(y, model="MMN"), h = h)
errors_MMNF <- tsCV(cUK_14, f_MMNF, h=1, window=10)

f_AAND  <- function(y, h) forecast(ets(y, model="AAN", damped=TRUE), h = h)
errors_AAND <- tsCV(cUK_14, f_AAND, h=1, window=10)

f_MMND  <- function(y, h) forecast(ets(y, model="MMN", damped=TRUE), h = h)
errors_MMND <- tsCV(cUK_14, f_MMND, h=1, window=10)

f_TBATS  <- function(y, h) forecast(tbats(y), h = h)
errors_TBATS <- tsCV(cUK_14, f_TBATS, h=1, window=10)

f_ARIMA  <- function(y, h) forecast(auto.arima(y), h = h)
errors_ARIMA <- tsCV(cUK_14, f_ARIMA, h=1, window=10)


par(mfrow=c(1,1)) 
plot(errors_AANF, ylab='tsCV errors')
abline(0,0)
lines(errors_MMNF, col="red")
lines(errors_AAND, col="green")
lines(errors_MMND, col="blue")
lines(errors_TBATS, col="grey")
lines(errors_ARIMA, col="orange")
legend("left", legend=c("CV_error_AANF", "CV_error_MMNF","CV_error_AAND","CV_error_MMND", "CV_error_TBATS", "CV_error_ARIMA"), col=c("black", "red", "green", "blue", "grey", "orange"), lty=1:4)

mean(abs(errors_AANF/cUK_14), na.rm=TRUE)*100
mean(abs(errors_MMNF/cUK_14), na.rm=TRUE)*100
mean(abs(errors_AAND/cUK_14), na.rm=TRUE)*100
mean(abs(errors_MMND/cUK_14), na.rm=TRUE)*100
mean(abs(errors_TBATS/cUK_14), na.rm=TRUE)*100
mean(abs(errors_ARIMA/cUK_14), na.rm=TRUE)*100

## ---- chunk 17


# Print the mean and confidence intervals for the MMZ model
cUK_14_ARIMA_pred

# Export the results out
write.csv(cUK_14_ARIMA_pred, file = "UK no lockdown+14d (MMND) incl(ARIMA).csv") # export the selected model's predictions into a CSV file

## ---- chunk 18
########################################
#########Plot the 3 countries###########
########################################


#expfore<-exp(cIT_14_ARIMA_pred$forecast)
 
plot(cIT_14_MMND_pred, xlab="Year", ylab="Italy Acummulated deaths", ylim=c(0,250000))
lines(cIT_F, col="red")
abline(v=2020+69/365, col="green")
legend("left", legend=c("Best fitted model","Real death toll", "Start of Lockdown"), col=c("blue", "red","green"), lty=1)

plot(cFRA_14_TBATS_pred, xlab="Year", ylab="France Acummulated deaths", ylim=c(0,250000))
lines(cFRA_F, col="red")
abline(v=2020+69/365, col="green")
legend("left", legend=c("Best fitted model","Real death toll", "Start of Lockdown"), col=c("blue", "red","green"), lty=1)

plot(cUK_14_ARIMA_pred, xlab="Year", ylab="UK Acummulated deaths", ylim=c(0,250000))
lines(cUK_F, col="red")
abline(v=2020+69/365, col="green")
legend("left", legend=c("Best fitted model","Real death toll", "Start of Lockdown"), col=c("blue", "red","green"), lty=1)


#######################
#########Fin###########
#######################
